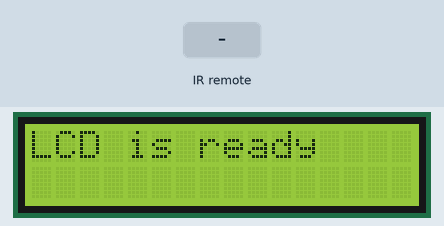
This sketch was run on a simulated Arduino Uno, built with avr-gcc and run on an emulated ATmega328P. On the bench: 16×2 character LCD. The test bench sets the inputs (shaded band). The audio player accepts every command and is not drawn; what the sketch prints to the serial monitor is not drawn.

Above: at 1.7 s.
1.8 s: infrared code 0xBB44FF00 received
At 2.3 s:
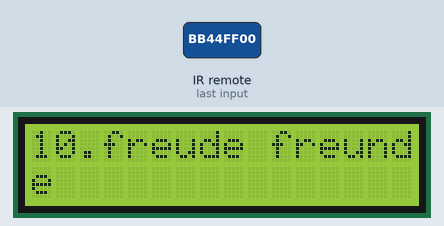
3.3 s: infrared code 0xBC43FF00 received
At 4.5 s:
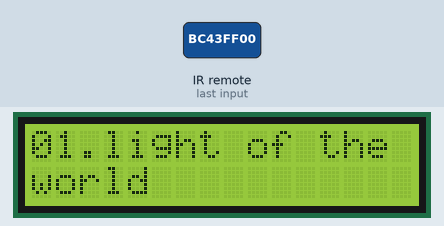
4.8 s: infrared code 0xBF40FF00 received
At 5.8 s:
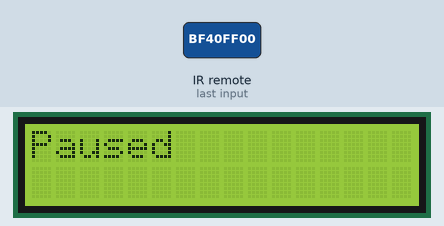
6.3 s: infrared code 0xB847FF00 received
At 6.9 s:
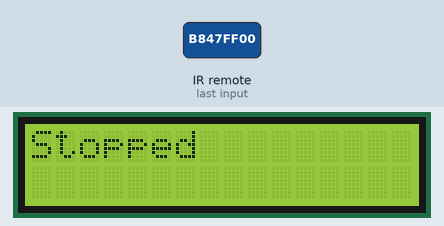
7.8 s: infrared code 0xB946FF00 received
At 8.1 s:
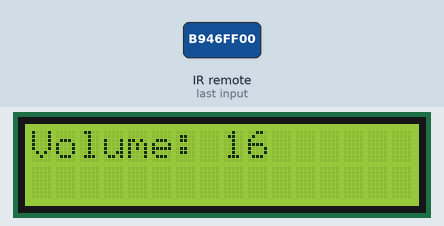
9.3 s: infrared code 0xBC43FF00 received
At 10.4 s:
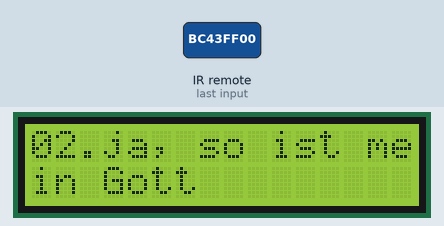
Timing chart, 0 to 11.8 s (numbered marks = the images above; inputs shaded):
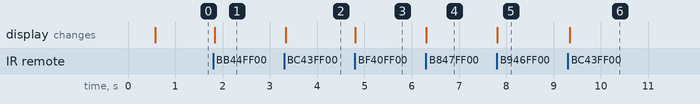

The sketch:

Mp3Player.ino
```cpp
#include "SoftwareSerial.h"
#include "DFRobotDFPlayerMini.h"
#include "IRremote.h"
#include <LiquidCrystal.h>

SoftwareSerial mySoftwareSerial(10, 11); // RX, TX
DFRobotDFPlayerMini myDFPlayer;
int receiverPin = 13;
IRrecv irrecv(receiverPin);
LiquidCrystal lcd(7, 6, 5, 4, 3, 2);

bool isPaused = false;
int8_t currentTrackIndex = -1; // -1 means no track, in case user press next for the first time.

String displayedText = "LCD is ready";

int currentVolume = 15;
bool showingVolume = false;
unsigned long volumeDisplayStart = 0;
const unsigned long VOLUME_DISPLAY_DURATION = 3000; // ms

struct TrackEntry {
  uint32_t   code;
  uint8_t    track;
  const char* name;
};

const TrackEntry tracks[] = {
  {0xF30CFF00,  1, "01.light of the world"},
  {0xE718FF00,  2, "02.ja, so ist mein Gott"},
  {0xA15EFF00,  3, "03.mein fels"},
  {0xF708FF00,  4, "04.f\xFCrchte dich nicht"},
  {0xE31CFF00,  5, "05.lalalass dich nicht"},
  {0xA55AFF00,  6, "06.liebt einander"},
  {0xBD42FF00,  7, "07.nichts unm\xF6glich"},
  {0xAD52FF00,  8, "08.top top top wichtig"},
  {0xB54AFF00,  9, "09.Du gibst frieden"},
  {0xE916FF00, 10, "10.freude freunde"},
};
const uint8_t NUM_TRACKS = sizeof(tracks) / sizeof(tracks[0]);

void printLCD(String text) {
  lcd.clear();
  if (text.length() <= 16) {
    lcd.setCursor(0, 0);
    lcd.print(text);
  } else {
    lcd.setCursor(0, 0);
    lcd.print(text.substring(0, 16));
    lcd.setCursor(0, 1);
    lcd.print(text.substring(16));
  }
}

void setup() {
  mySoftwareSerial.begin(9600);
  Serial.begin(9600);

  if (!myDFPlayer.begin(mySoftwareSerial)) {
    Serial.println("Unable to begin:");
    Serial.println("1.Please recheck the connection!");
    Serial.println("2.Please insert the SD card!");
    while(true); //infinite loop to stop program from running for safety
  }

  myDFPlayer.volume(15);  //Set volume value. From 0 to 30
  Serial.println("DFPlayer Ready");

  IrReceiver.begin(receiverPin, ENABLE_LED_FEEDBACK);
  Serial.println("IR Receiver Ready");

  lcd.begin(16, 2); // Coloum, Row
  lcd.setCursor(0, 0);
  lcd.print(displayedText);
}

void loop()
{
  // Revert volume display back to song name after timeout
  if (showingVolume && (millis() - volumeDisplayStart >= VOLUME_DISPLAY_DURATION)) {
    showingVolume = false;
    printLCD(displayedText);
  }

  if (IrReceiver.decode()) {
    uint32_t code = IrReceiver.decodedIRData.decodedRawData;
    Serial.print("IR Code: 0x");
    Serial.println(code, HEX);

    bool handled = false;

    // Check track buttons via lookup table (easy to extend: just add a row)
    for (uint8_t i = 0; i < NUM_TRACKS; i++) {
      if (code == tracks[i].code) {
        Serial.print("Play track ");
        Serial.println(tracks[i].track);
        currentTrackIndex = i;
        displayedText = tracks[i].name;
        myDFPlayer.play(tracks[i].track);
        showingVolume = false;
        printLCD(displayedText);
        handled = true;
        break;
      }
    }

    if (!handled) {
      switch (code) {
        case 0xBB44FF00: // Button Fast Back
          Serial.println("Previous Play");
          if (currentTrackIndex <= 0) currentTrackIndex = NUM_TRACKS - 1;
          else currentTrackIndex--;
          displayedText = tracks[currentTrackIndex].name;
          myDFPlayer.previous();
          showingVolume = false;
          printLCD(displayedText);
          break;

        case 0xBC43FF00: // Button Fast Forward
          Serial.println("Next Play");
          if (currentTrackIndex == -1) currentTrackIndex = 0; // it will play first song
          else currentTrackIndex = (currentTrackIndex + 1) % NUM_TRACKS;
          displayedText = tracks[currentTrackIndex].name;
          myDFPlayer.next();
          showingVolume = false;
          printLCD(displayedText);
          break;

        case 0xBF40FF00: // Button Pause/Resume
          if (!isPaused) {
            Serial.println("Pause");
            myDFPlayer.pause();
            isPaused = true;
            showingVolume = false;
            printLCD("Paused");
          } else {
            Serial.println("Resume");
            myDFPlayer.start();
            isPaused = false;
            showingVolume = false;
            printLCD(displayedText); // show current song on resume
          }
          break;

        case 0xB847FF00: // Button Func/Stop
          Serial.println("Stop");
          myDFPlayer.stop();
          showingVolume = false;
          printLCD("Stopped");
          break;

        case 0xB946FF00: // VOL+
          Serial.println("Volume Up");
          myDFPlayer.volumeUp();
          if (currentVolume < 30) currentVolume++;
          showingVolume = true;
          volumeDisplayStart = millis();
          printLCD("Volume: " + String(currentVolume));
          break;

        case 0xEA15FF00: // VOL-
          Serial.println("Volume Down");
          myDFPlayer.volumeDown();
          if (currentVolume > 0) currentVolume--;
          showingVolume = true;
          volumeDisplayStart = millis();
          printLCD("Volume: " + String(currentVolume));
          break;

        default:
          Serial.println("Other button");
          break;
      }
    }

    delay(300); // Avoid immediate repeat / double click
    IrReceiver.resume(); // Ready for next code
  }
}
```

Measured:
- after the input at 1.8 s, the display: changes at once (image 1)
- after the input at 3.3 s, the display: changes at once (image 2)
- after the input at 4.8 s, the display: changes at once (image 3)
- after the input at 6.3 s, the display: changes at once (image 4)
- after the input at 7.8 s, the display: changes at once (image 5)
- after the input at 9.3 s, the display: changes at once (image 6)
